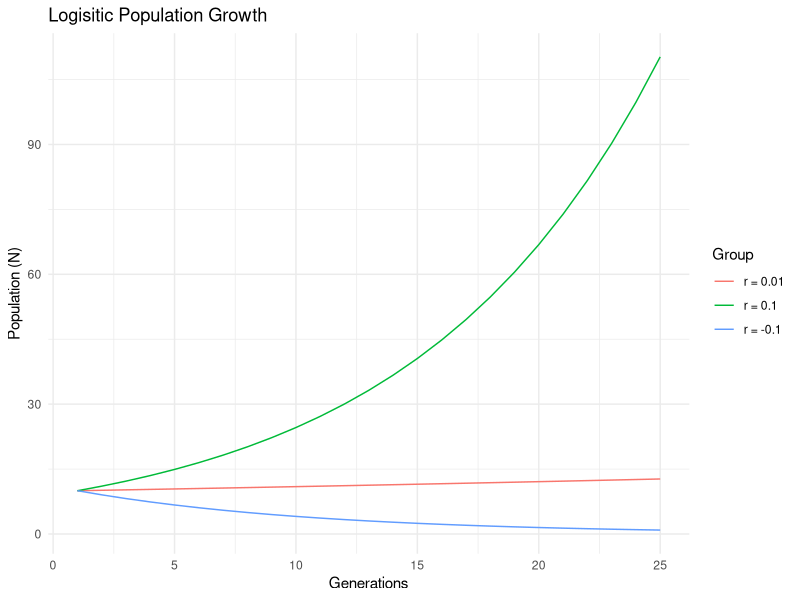
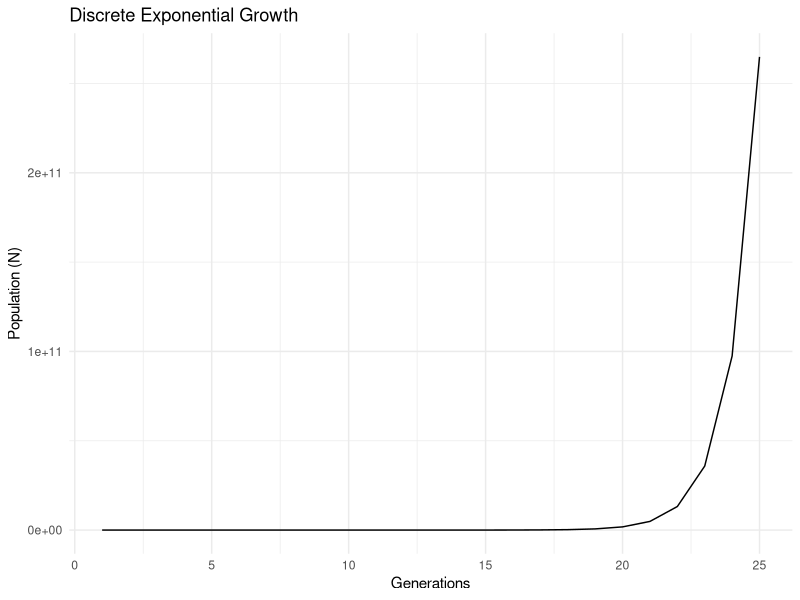
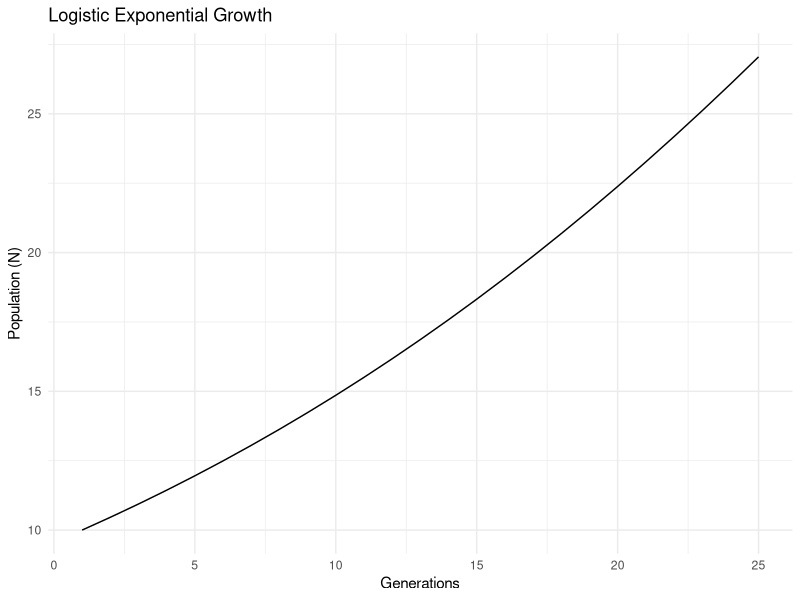
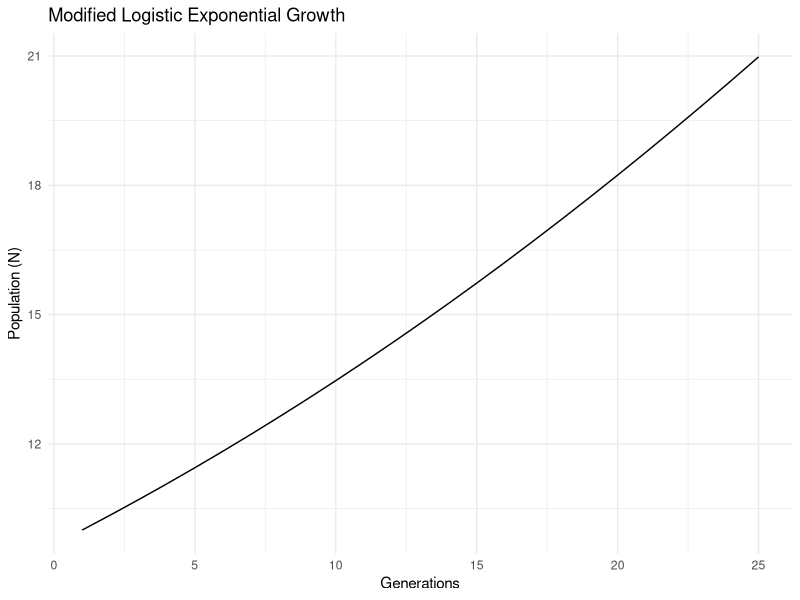

Source code (R) for these figures, in order:
###BIOS 331 POPULATION GROWTH###

library(ggplot2)
library(tidyverse)
library(reshape)

##Plotting function to see data 
plot.growth <- function(mydata, mytitle){
  
  p <- ggplot(mydata, aes(x=Generations, y=N)) + 
    geom_line() +
    xlab('Generations') +
    ylab('Population (N)') +
    theme_minimal() +
    ggtitle(label = mytitle)
  
  print(p)
  
}

plot.growth2 <- function(mydata, mytitle){
  
  p <- ggplot2::ggplot(mydata, aes(x=Generations, y=value, col=Group)) + 
    geom_line() +
    xlab('Generations') +
    ylab('Population (N)') +
    theme_minimal() +
    ggtitle(label = mytitle)
  
  print(p)
  
}

##Discrete-time exponential population growth
##Nt+1 = Nt * e^r
##r = 0.01, r = 0.1, r = -0.1, r = 0.5, r = 1

discrete.exp <- function(N0, r, timestep){
  
  p <- numeric(length = timestep)
  p[1] <- N0
  
  for(i in 2:timestep){
    Nt <- p[i - 1]
    p[i] <- Nt * exp(r)
    
  }
  
  p <- as.data.frame(p) %>%
    add_column(Generations=1:timestep) %>%
    setNames(., c("N", "Generations"))
  
return(p)
  
}

dis.exp.growth <- discrete.exp(N0 = 10, r = 0.01, timestep = 25) %>%
  setNames(., c("r = 0.01", "Generations"))
dis.exp.growth1 <- discrete.exp(N0 = 10, r = 0.1, timestep = 25) %>%
  setNames(., c("r = 0.1", "Generations"))
dis.exp.growth2 <- discrete.exp(N0 = 10, r = -0.1, timestep = 25) %>%
  setNames(., c("r = -0.1", "Generations"))

df <- full_join(dis.exp.growth, dis.exp.growth1, by="Generations") %>%
  full_join(dis.exp.growth2, by="Generations") %>%
  melt(id.vars="Generations") %>%
  setNames(., c("Generations", "Group", "value"))

plot.growth2(mydata = df, mytitle = "Logisitic Population Growth")

dis.exp.growth3 <- discrete.exp(N0 = 10, r = 0.5, timestep = 25)
dis.exp.growth4 <- discrete.exp(N0 = 10, r = 1, timestep = 25)


plot.growth(mydata = dis.exp.growth4, mytitle = "Discrete Exponential Growth")


##Logistic population growth
##Nt+1 = Nt * e^r(K-Nt/K)

##r = 0.5, r = 1.5, r = 2.3, r = 2.6, r = 2.69, Chaos (r = ?)


logistic.exp <- function(N0, r, timestep, K){

  p <- numeric(length = timestep)
  p[1] <- N0
  
  for(i in 2:timestep){
    Nt <- p[i - 1]
    p[i] <- Nt * exp(r * ((K-Nt)/K))
    
  }
  
  p <- as.data.frame(p) %>%
    add_column(Generations=1:timestep) %>%
    setNames(., c("N", "Generations"))
  
  return(p)
  
}

log.growth <- logistic.exp(N0=10, r=0.05, timestep = 25, K=100)
plot.growth(mydata = log.growth, mytitle = "Logistic Exponential Growth")

##Modified logistic growth
##Nt+1 = Nt * e^r(1-[Nt/K]^alpha)

##r= 0.5, alpha=0.5, r= 1.5, alpha=0.5, r= 2.3, alpha=0.5, 
##r= 0.5, alpha=1.5, r= 1.5, alpha=1.5, r= 2.3, alpha=1.5

mod.logistic.exp <- function(N0, r, timestep, K, alph){
  
  ##create a blank matrix for data population 
  p <- numeric(length = timestep)
  p[1] <- N0
  
  for(i in 2:timestep){
    Nt <- p[i - 1]
    p[i] <- Nt * exp(r * (1 - (Nt/K)^alph))
    
  }
  
  p <- as.data.frame(p) %>%
    add_column(Generations=1:timestep) %>%
    setNames(., c("N", "Generations"))
  
  return(p)
  
}

mod.growth <- mod.logistic.exp(N0 = 10, r = 0.05, timestep = 25, K = 100, alph = 0.5)
plot.growth(mydata = mod.growth, mytitle = "Modified Logistic Exponential Growth")
